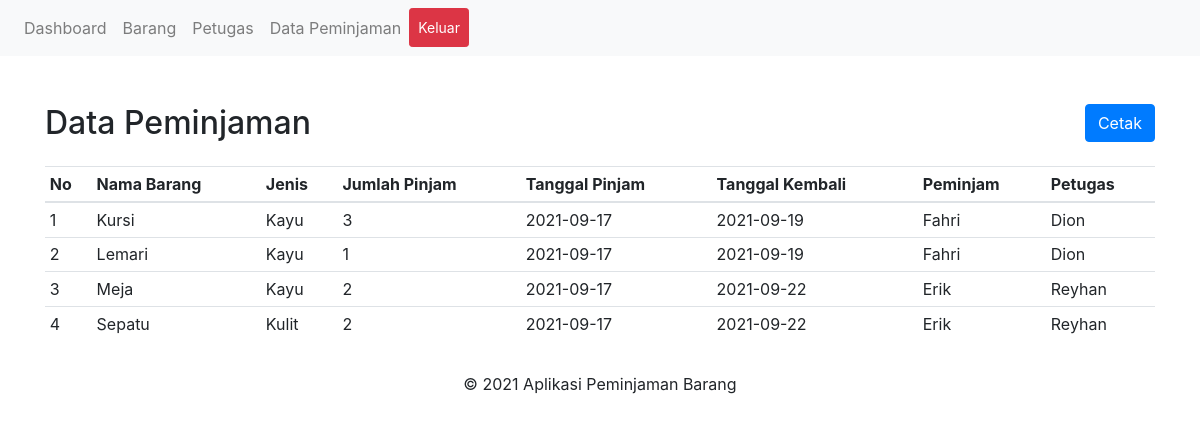
Screenshot of /admin/data-peminjaman.php (signed in) with the database file from the repository.
### tables this page shows
CREATE TABLE `detail_pinjam` (
  `id_detail` int(11) NOT NULL,
  `id_barang` int(11) NOT NULL,
  `jumlah` int(11) NOT NULL,
  `peminjam` varchar(50) NOT NULL,
  `id_peminjaman` int(11) NOT NULL
);

CREATE TABLE `barang` (
  `id_barang` int(11) NOT NULL,
  `id_user` int(11) NOT NULL,
  `jenis` varchar(30) NOT NULL,
  `jumlah` int(11) NOT NULL,
  `keterangan` text NOT NULL,
  `kondisi` varchar(20) NOT NULL,
  `nama_barang` varchar(50) NOT NULL,
  `tgl_regis` date NOT NULL,
  `ruang` varchar(30) NOT NULL
);

CREATE TABLE `peminjaman` (
  `id_peminjaman` int(11) NOT NULL,
  `id_user` int(11) NOT NULL,
  `tgl_pinjam` date NOT NULL,
  `tgl_kembali` date NOT NULL
);

CREATE TABLE `users` (
  `id_user` int(11) NOT NULL,
  `nama` varchar(50) NOT NULL,
  `username` varchar(30) NOT NULL,
  `password` varchar(100) NOT NULL,
  `id_level` enum('1','2') NOT NULL
);

### admin/includes/detail-peminjaman.php (the view, shortened to what this page needs)
<div class="container mt-5">
	<div class="row">
		<div class="col"><h2>Data Peminjaman</h2></div>
		<div class="col">
			<a href="data-peminjaman.php?act=cetak" target="_blank"><button class="btn btn-primary float-right">Cetak</button></a>
		</div>
	</div>
	<table class="table table-sm mt-3">
		<thead>
			<tr>
				<th>No</th>
				<th>Nama Barang</th>
				<th>Jenis</th>
				<th>Jumlah Pinjam</th>
				<th>Tanggal Pinjam</th>
				<th>Tanggal Kembali</th>
				<th>Peminjam</th>
				<th>Petugas</th>
			</tr>
		</thead>
		<tbody>
			<?php foreach ($data_peminjaman as $data) : ?>
			<tr>
				<td><?= $no++; ?></td>
				<td><?= $data['nama_barang']; ?></td>
				<td><?= $data['jenis']; ?></td>
				<td><?= $data['jumlah']; ?></td>
				<td><?= $data['tgl_pinjam']; ?></td>
				<td><?= $data['tgl_kembali']; ?></td>
				<td><?= $data['peminjam']; ?></td>
				<td><?= $data['nama']; ?></td>
			</tr>
			<?php endforeach; ?>
		</tbody>
	</table>
</div>

### admin/includes/header.php (shortened to what this page needs)
<!DOCTYPE html>
<html>
	<head>
		<link rel="stylesheet" href="https://stackpath.bootstrapcdn.com/bootstrap/4.4.1/css/bootstrap.min.css">
	</head>
	<body>
		<nav class="navbar navbar-expand-lg navbar-light bg-light">
			<div class="collapse navbar-collapse" id="navbarNav">
				<ul class="navbar-nav">
					<li class="nav-item">
						<a class="nav-link" href="../admin/index.php">Dashboard <span class="sr-only">(current)</span></a>
					</li>
					<li class="nav-item">
						<a class="nav-link" href="../admin/data-barang.php">Barang</a>
					</li>
					<li class="nav-item">
						<a class="nav-link" href="../admin/data-petugas.php">Petugas</a>
					</li>
					<li class="nav-item">
						<a class="nav-link" href="../admin/data-peminjaman.php">Data Peminjaman</a>
					</li>
					<li class="nav-item">
						<a class="nav-link btn btn-danger btn-sm text-white" href="logout.php">Keluar</a>
					</li>
				</ul>
			</div>
		</nav>

### admin/data-peminjaman.php (shortened to what this page needs)
<?php
require_once '../config/db.php';
$sql = "SELECT b.nama_barang, b.jenis, d.jumlah, d.peminjam, p.tgl_pinjam, p.tgl_kembali, u.nama FROM detail_pinjam AS d INNER JOIN barang AS b ON d.id_barang = b.id_barang INNER JOIN peminjaman AS p ON d.id_peminjaman = p.id_peminjaman INNER JOIN users AS u ON p.id_user = u.id_user";
$query = $conn->query($sql);
$data_peminjaman = $query->fetch_all(MYSQLI_ASSOC);
$no = 1;
require_once 'includes/header.php';
if(!isset($_GET['act'])) {
	require_once 'includes/detail-peminjaman.php';
} else {
	if($_GET['act'] == 'cetak') {
		require_once 'includes/cetak-data-peminjaman.php';
	} else {
		require_once 'includes/detail-peminjaman.php';
	}
}
require_once 'includes/footer.php';

### admin/includes/footer.php (shortened to what this page needs)
<div class="footer-copyright text-center py-3">&copy; 2021 Aplikasi Peminjaman Barang</div>
</body>
</html>

### rows the page displays
detail_pinjam: id_barang.nama_barang "Kursi", id_barang.jenis "Kayu", jumlah "3", id_peminjaman.tgl_pinjam "2021-09-17", id_peminjaman.tgl_kembali "2021-09-19", peminjam "Fahri", users.nama "Dion"
detail_pinjam: id_barang.nama_barang "Lemari", id_barang.jenis "Kayu", jumlah "1", id_peminjaman.tgl_pinjam "2021-09-17", id_peminjaman.tgl_kembali "2021-09-19", peminjam "Fahri", users.nama "Dion"
detail_pinjam: id_barang.nama_barang "Meja", id_barang.jenis "Kayu", jumlah "2", id_peminjaman.tgl_pinjam "2021-09-17", id_peminjaman.tgl_kembali "2021-09-22", peminjam "Erik", users.nama "Reyhan"
detail_pinjam: id_barang.nama_barang "Sepatu", id_barang.jenis "Kulit", jumlah "2", id_peminjaman.tgl_pinjam "2021-09-17", id_peminjaman.tgl_kembali "2021-09-22", peminjam "Erik", users.nama "Reyhan"
